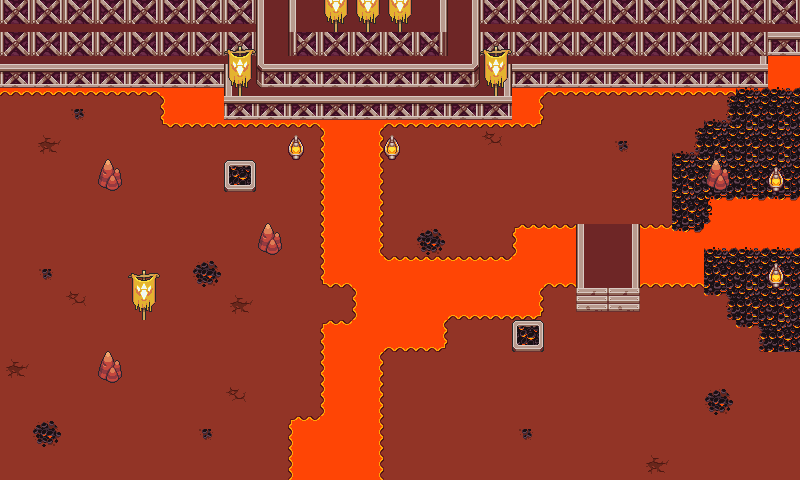

Below is a game level as drawn by its tile map, then a one-line description and the .tmx that defines it (tile-layer data replaced by summaries):
An orthogonal 25x15 tile map with 32x32 px tiles, 8 tile layers (Upper, Ground, Ground Objects, Stairs, ...), 1 hidden layer not drawn, 8 tilesets.

<map version="1.5" tiledversion="1.6.0" orientation="orthogonal" renderorder="right-down" width="25" height="15" tilewidth="32" tileheight="32" infinite="0" nextlayerid="14" nextobjectid="2">
 <editorsettings>
  <export format="csv" />
 </editorsettings>
 <tileset firstgid="1" name="LavaRuins_Base_54" tilewidth="32" tileheight="32" tilecount="90" columns="5">
  <image source="../assets/map/LavaRuins_Base_54.png" width="160" height="576" />
 </tileset>
 <tileset firstgid="91" name="LavaRuins_Coal_Spread" tilewidth="30" tileheight="31" tilecount="3" columns="3">
  <image source="../assets/map/LavaRuins_Coal_Spread.png" width="90" height="31" />
 </tileset>
 <tileset firstgid="94" name="bannerGoron" tilewidth="32" tileheight="32" tilecount="2" columns="1">
  <image source="../assets/map/bannerGoron.png" width="32" height="64" />
 </tileset>
 <tileset firstgid="96" name="LavaRuins_Coal_Crate" tilewidth="32" tileheight="32" tilecount="1" columns="1">
  <image source="../assets/map/LavaRuins_Coal_Crate.png" width="32" height="39" />
 </tileset>
 <tileset firstgid="97" name="LavaRuins_Torch_Front" tilewidth="16" tileheight="25" tilecount="2" columns="2">
  <image source="../assets/map/LavaRuins_Torch_Front.png" width="32" height="25" />
 </tileset>
 <tileset firstgid="99" name="hotcoal_tiles" tilewidth="32" tileheight="32" tilecount="35" columns="5">
  <image source="../assets/map/hotcoal_tiles.png" width="160" height="224" />
 </tileset>
 <tileset firstgid="134" name="collision" tilewidth="32" tileheight="32" tilecount="1" columns="1">
  <image source="../assets/map/collision.png" width="32" height="32" />
 </tileset>
 <tileset firstgid="135" name="MountainRock_DarkOrange" tilewidth="28" tileheight="33" tilecount="1" columns="1">
  <image source="../assets/map/MountainRock_DarkOrange.png" width="28" height="33" />
 </tileset>
 <layer id="11" name="Upper" width="25" height="15">
  <properties>
   <property name="level" type="int" value="1" />
  </properties>
  <data>[375 cells, 0 non-empty, 0 distinct tile ids]</data>
 </layer>
 <layer id="1" name="Ground" width="25" height="15">
  <properties>
   <property name="level" type="int" value="0" />
  </properties>
  <data>[375 cells, 375 non-empty, 9 distinct tile ids]</data>
 </layer>
 <layer id="13" name="Ground Objects" width="25" height="15">
  <data>[375 cells, 139 non-empty, 19 distinct tile ids]</data>
 </layer>
 <layer id="12" name="Stairs" width="25" height="15">
  <properties>
   <property name="level" type="int" value="-2" />
  </properties>
  <data>[375 cells, 1 non-empty, 1 distinct tile ids]</data>
 </layer>
 <layer id="2" name="Objects" width="25" height="15">
  <data>[375 cells, 12 non-empty, 5 distinct tile ids]</data>
 </layer>
 <layer id="8" name="Passable" width="25" height="15">
  <data>[375 cells, 53 non-empty, 9 distinct tile ids]</data>
 </layer>
 <layer id="7" name="collision" width="25" height="15" visible="0">
  <properties>
   <property name="collision" type="int" value="1" />
  </properties>
  <data>[375 cells, 114 non-empty, 1 distinct tile ids]</data>
 </layer>
 <layer id="10" name="Spawn" width="25" height="15">
  <properties>
   <property name="Spawn" type="int" value="1" />
  </properties>
  <data>[375 cells, 7 non-empty, 2 distinct tile ids]</data>
 </layer>
 <layer id="6" name="Player Layer" width="25" height="15">
  <data>[375 cells, 0 non-empty, 0 distinct tile ids]</data>
 </layer>
</map>
